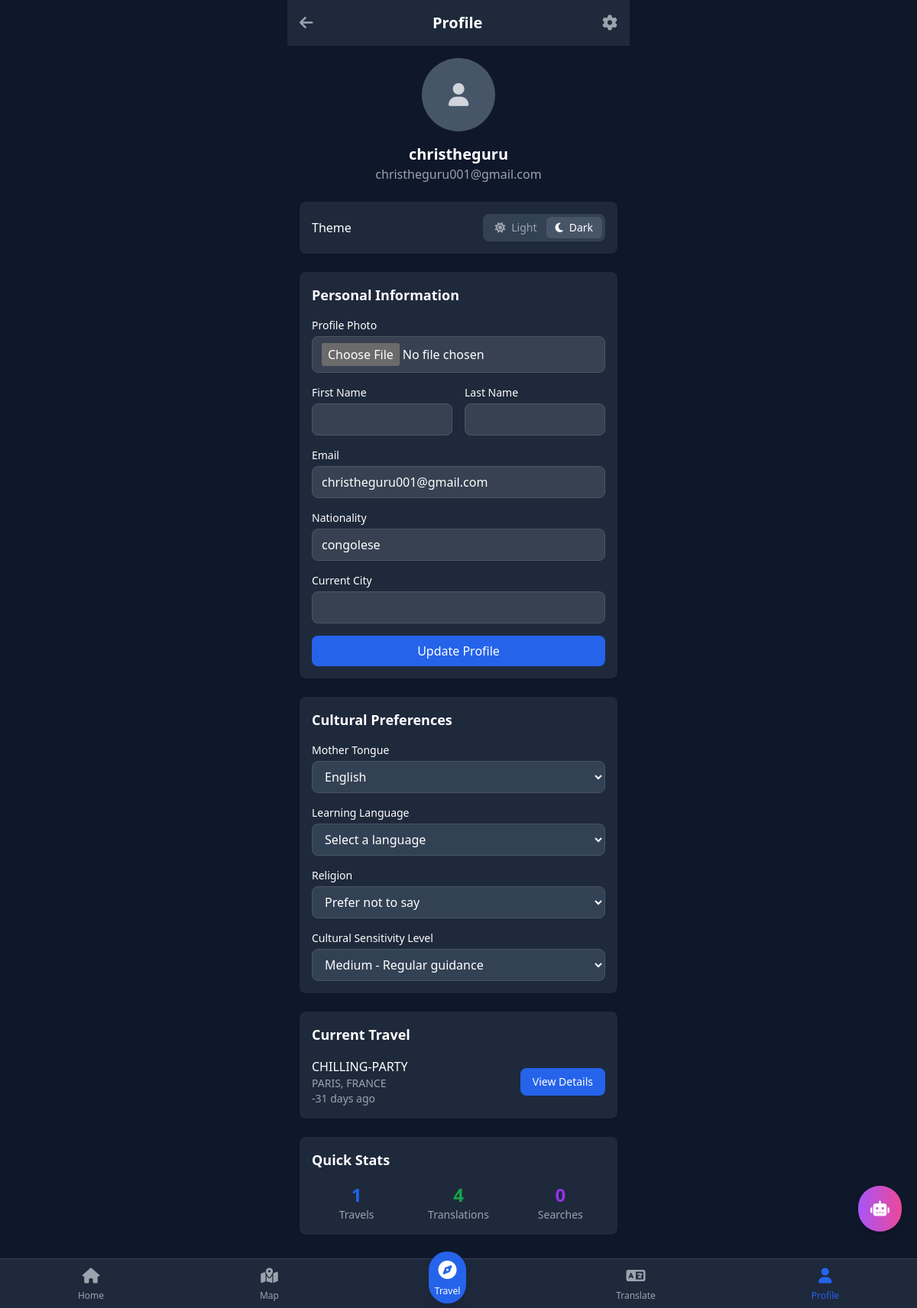
Page /users/profile/ (signed in) on the earlier database version.
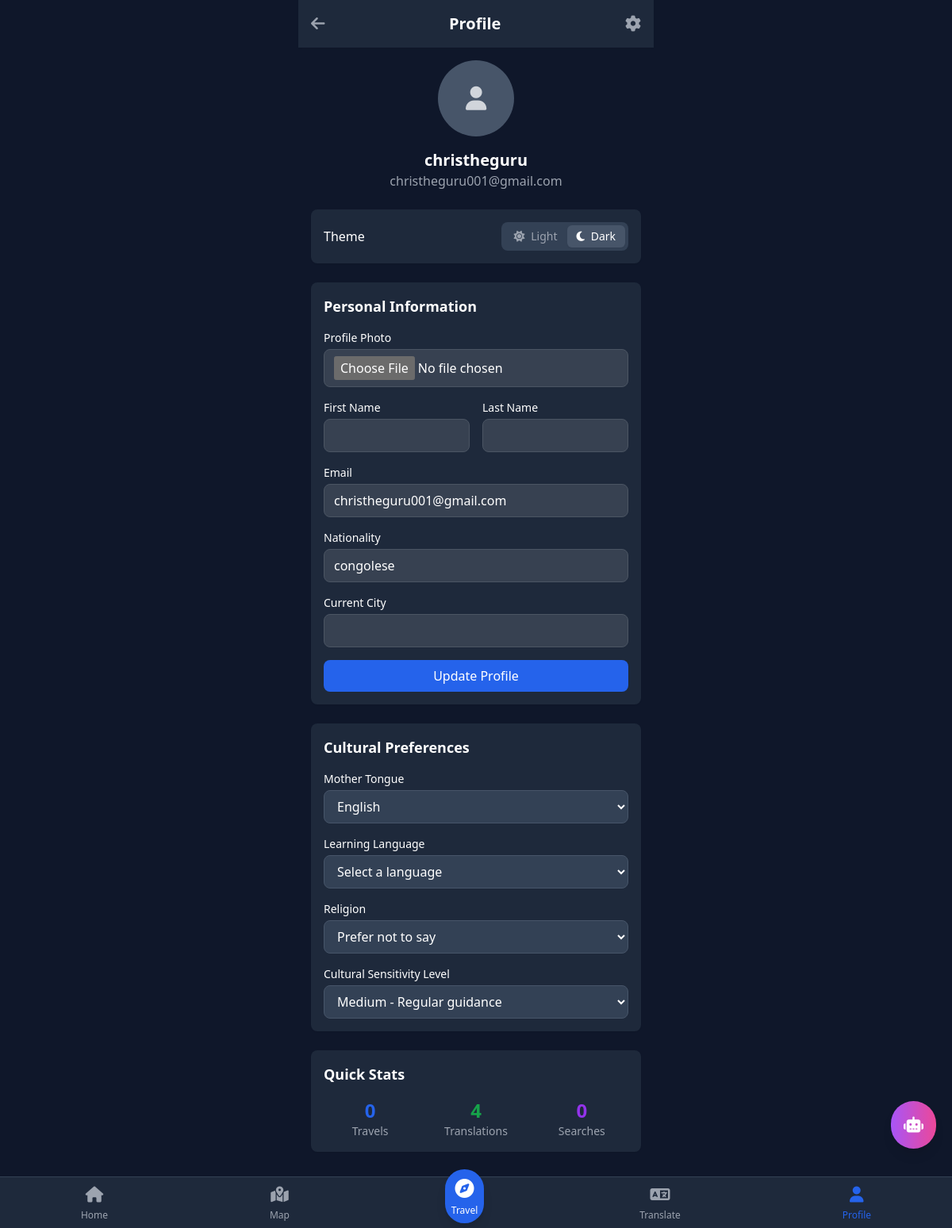
Same page on the later database version.
### travels/models.py (models this page shows, shortened)
class Travel(models.Model):
    TRAVEL_TYPES = [
        ('business', 'Business'),
        ('scientific', 'Scientific'),
        ('vacation', 'Vacation'),
        ('pilgrimage', 'Pilgrimage'),
    ]
    user = models.ForeignKey(User, on_delete=models.CASCADE)
    name = models.CharField(max_length=100)
    country = models.CharField(max_length=100)
    city = models.CharField(max_length=100)
    travel_type = models.CharField(max_length=20, choices=TRAVEL_TYPES)
    start_date = models.DateField(default=timezone.now)
    residence = models.CharField(max_length=200, blank=True)
    objectives = models.TextField(blank=True)
    is_active = models.BooleanField(default=False)
    advice_data = models.JSONField(null=True, blank=True)
    is_synced = models.BooleanField(default=False)
    created_at = models.DateTimeField(auto_now_add=True)
    updated_at = models.DateTimeField(auto_now=True)
    class Meta:
        ordering = ['-created_at']
    def days_elapsed(self):
        return (timezone.now().date() - self.start_date).days

### users/models.py (models this page shows, shortened)
class CustomUser(AbstractUser):
    photo = models.ImageField(upload_to="profiles/", null=True, blank=True)
    nationality = models.CharField(max_length=100, blank=True)
    city = models.CharField(max_length=100, blank=True)
    mother_tongue = models.CharField(max_length=50, default='en')
    learning_language = models.CharField(max_length=50, blank=True)
    religion = models.CharField(max_length=50, blank=True)
    caution_level = models.CharField(max_length=10, choices=[
        ('low', 'Low'), ('medium', 'Medium'), ('high', 'High')
    ], default='medium')
    theme = models.CharField(max_length=10, choices=[
        ('light', 'Light'), ('dark', 'Dark')
    ], default='dark')
    language_ui = models.CharField(max_length=10, default='en')
    is_synced = models.BooleanField(default=False)

### users/views.py (the view)
# urls.py: path('profile/', views.profile_view, name='profile'),
@login_required
def profile_view(request):
    if request.method == 'POST':
        form = ProfileForm(request.POST, request.FILES, instance=request.user)
        if form.is_valid():
            form.save()
            messages.success(request, 'Profile updated successfully!')
            return redirect('profile')
    else:
        form = ProfileForm(instance=request.user)
    current_travel = None
    if hasattr(request.user, 'travel_set'):
        current_travel = request.user.travel_set.filter(is_active=True).first()
    context = {
        'form': form,
        'current_travel': current_travel,
    }
    return render(request, 'users/profile.html', context)

### users/forms.py
class ProfileForm(forms.ModelForm):
    class Meta:
        model = CustomUser
        fields = ['first_name', 'last_name', 'email', 'photo', 'nationality',
                 'city', 'mother_tongue', 'learning_language', 'religion',
                 'caution_level']
        widgets = {
            'first_name': forms.TextInput(attrs={'class': 'form-input'}),
            'last_name': forms.TextInput(attrs={'class': 'form-input'}),
            'email': forms.EmailInput(attrs={'class': 'form-input'}),
            'nationality': forms.TextInput(attrs={'class': 'form-input'}),
            'city': forms.TextInput(attrs={'class': 'form-input'}),
            'mother_tongue': forms.Select(attrs={'class': 'form-select'}),
            'learning_language': forms.Select(attrs={'class': 'form-select'}),
            'religion': forms.Select(attrs={'class': 'form-select'}),
            'caution_level': forms.Select(attrs={'class': 'form-select'}),
        }

### templates/users/profile.html (shortened to what the changed rows need)
{% extends 'base.html' %}
{% block content %}
<div class="max-w-md mx-auto">
    <header class="bg-white dark:bg-slate-800 p-4 shadow-sm theme-transition flex justify-between items-center">
        <h1 class="text-xl font-bold">Profile</h1>
    </header>
    <div class="p-4 space-y-6">
        <div class="text-center">
            {% if user.photo %}
                <img src="{{ user.photo.url }}" alt="Profile" class="w-24 h-24 rounded-full mx-auto mb-4 object-cover">
            {% else %}
                <div class="w-24 h-24 bg-gray-300 dark:bg-slate-600 rounded-full mx-auto mb-4 flex items-center justify-center">
                    <i class="fas fa-user text-gray-600 dark:text-gray-300 text-3xl"></i>
                </div>
            {% endif %}
            <h2 class="text-xl font-bold">{{ user.get_full_name|default:user.username }}</h2>
            <p class="text-gray-600 dark:text-gray-400">{{ user.email }}</p>
        </div>
        <div class="bg-white dark:bg-slate-800 rounded-lg p-4 shadow-sm">
            <form method="post" enctype="multipart/form-data" class="space-y-4">
                <div>
                    <label class="block text-sm font-medium mb-1">Profile Photo</label>
                    {{ form.photo }}
                </div>
                <div class="grid grid-cols-2 gap-4">
                    <div>
                        <label class="block text-sm font-medium mb-1">First Name</label>
                        {{ form.first_name }}
                    </div>
                    <div>
                        <label class="block text-sm font-medium mb-1">Last Name</label>
                        {{ form.last_name }}
                    </div>
                </div>
                <div>
                    <label class="block text-sm font-medium mb-1">Email</label>
                    {{ form.email }}
                </div>
                <div>
                    <label class="block text-sm font-medium mb-1">Nationality</label>
                    {{ form.nationality }}
                </div>
                <div>
                    <label class="block text-sm font-medium mb-1">Current City</label>
                    {{ form.city }}
                </div>
            </form>
        </div>
        <div class="bg-white dark:bg-slate-800 rounded-lg p-4 shadow-sm">
            <div class="space-y-4">
                <div>
                    <label class="block text-sm font-medium mb-1">Mother Tongue</label>
                    <select class="w-full px-3 py-2 border border-gray-300 dark:border-slate-600 rounded-lg dark:bg-slate-700">
                        <option value="en" {% if user.mother_tongue == 'en' %}selected{% endif %}>English</option>
                    </select>
                </div>
            </div>
        </div>
        {% if current_travel %}
        <div class="bg-white dark:bg-slate-800 rounded-lg p-4 shadow-sm">
            <h3 class="font-semibold text-lg mb-4">Current Travel</h3>
            <div class="flex items-center justify-between">
                <div>
                    <h4 class="font-medium">{{ current_travel.name }}</h4>
                    <p class="text-sm text-gray-600 dark:text-gray-400">{{ current_travel.city }}, {{ current_travel.country }}</p>
                    <p class="text-sm text-gray-600 dark:text-gray-400">{{ current_travel.days_elapsed }} days ago</p>
                </div>
                <a href="{% url 'travel_detail' current_travel.id %}" class="bg-primary-600 text-white px-4 py-2 rounded-lg text-sm font-medium">
                    View Details
                </a>
            </div>
        </div>
        {% endif %}
        <div class="bg-white dark:bg-slate-800 rounded-lg p-4 shadow-sm">
            <div class="grid grid-cols-3 gap-4 text-center">
                <div>
                    <p class="text-2xl font-bold text-primary-600">{{ user.travel_set.count }}</p>
                    <p class="text-sm text-gray-600 dark:text-gray-400">Travels</p>
                </div>
                <div>
                    <p class="text-2xl font-bold text-green-600">{{ user.translationhistory_set.count }}</p>
                    <p class="text-sm text-gray-600 dark:text-gray-400">Translations</p>
                </div>
                <div>
                    <p class="text-2xl font-bold text-purple-600">{{ user.searchhistory_set.count }}</p>
                    <p class="text-sm text-gray-600 dark:text-gray-400">Searches</p>
                </div>
            </div>
        </div>
    </div>
</div>
{% endblock %}

Differences in the rows shown:
removed Travel: name "CHILLING-PARTY", city "PARIS", country "FRANCE", days_elapsed "-31"
computed for CustomUser "christheguru": travel_set.count "1" → "0"
Other differences:
text no longer shown: "Current Travel , days ago View Details"
